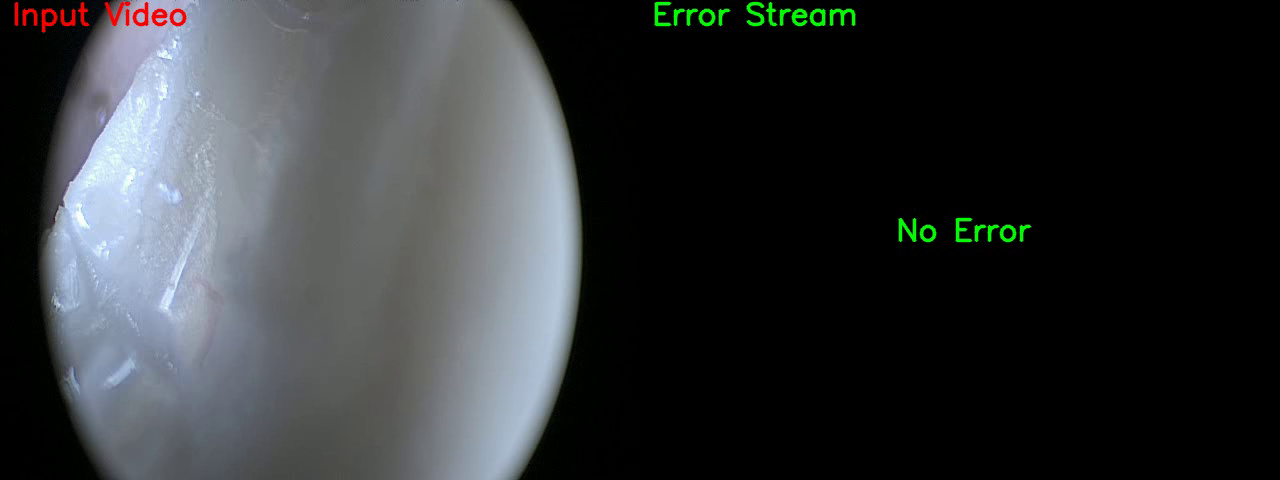
#> input picture frame 35 of Consolidated - Real Time - Arthroscope/intermediate_video.mp4, 1280 x 480 px, given in place of green flash lag.mp4, which was not available
$ python frameGrabber.py
#> lines starting #> are read from the running program, lines starting #| are printed output that depends on the picture
import cv2
import os

#Pass in a VideoCapture Object, starting time and ending time and function will return every frame
#For some reason you have to replace / with \ when passing into path
def captureFrames(video, startTime, endTime, path):

#> called with startTime = 5, endTime = 7
    fps = video.get(cv2.CAP_PROP_FPS)

    #Initialize Current Frame to 1
    currentFrame = 1

    #Check if Video Was Opened Successfully
    if not video.isOpened():
        print("Video could not be opened")

    while video.isOpened():
        #frameRead is whether the frame was successfully read
        frameRead, frame = video.read()
#> frame is the input picture: shape (480, 1280, 3); mean B, G, R 53.9, 51.9, 48.9

        #Break if Frame was Read Unsuccessfully
        if not frameRead:
            break

        #Resize from 4K into 1080p (My Monitor Only Supports 1080p)
        displayFrame = cv2.resize(frame, (960, 540))
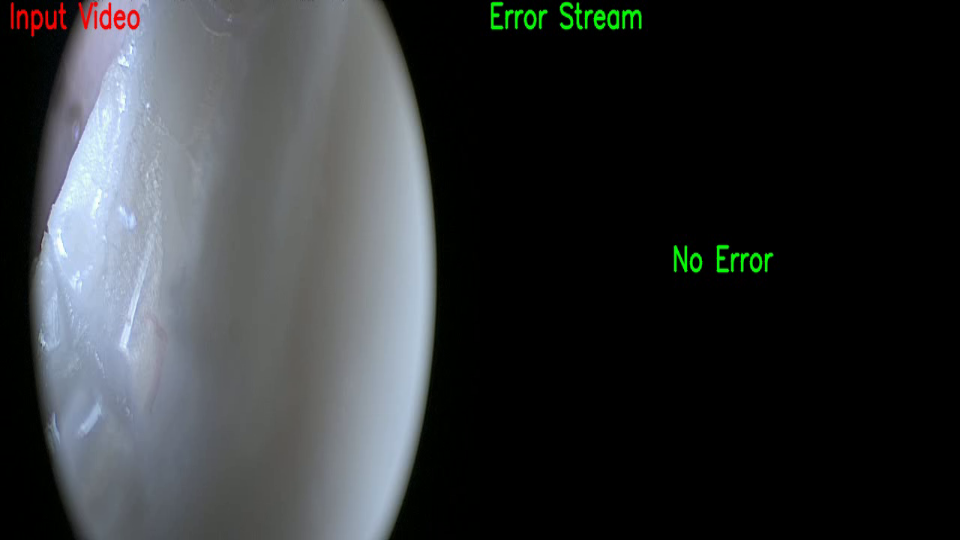
#> displayFrame: shape (540, 960, 3); mean B, G, R 53.8, 51.9, 48.8

        #Show the Individual Frame
        cv2.imshow('Surgery Video', displayFrame)

        #Save Frames of Green
        startFrame = round(fps * startTime)
        endFrame = round(fps * endTime)
        if currentFrame > startFrame and currentFrame < endFrame:
            filePathAndOutputName = os.path.join(path, f'frame{currentFrame}.jpg')
            cv2.imwrite(filePathAndOutputName, frame)
            print('Frame saved! Frame: ', currentFrame)

        #Press q to break
        if cv2.waitKey(25) & 0xFF == ord('q'): # Press 'q' to exit
#> (key q is pressed here)
            break

        currentFrame = currentFrame + 1

    video.release()
    #Close all open windows
    cv2.destroyAllWindows()

#Main Function with Test
if __name__=="__main__":
    video = cv2.VideoCapture('green flash lag.mp4')
    startTime = 5
    endTime = 7
    path = 'C:/Users/zionc/Documents/Arthrex/green flash lag pictures'

    captureFrames(video, startTime, endTime, path)

$ run again, starting later in the video
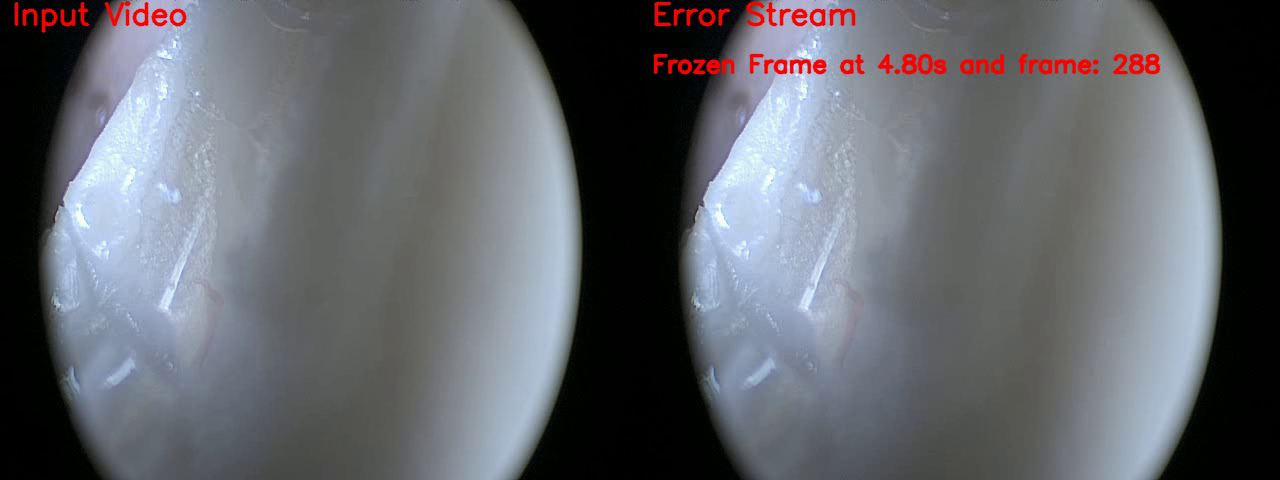
#> input picture frame 286 of Consolidated - Real Time - Arthroscope/intermediate_video.mp4, 1280 x 480 px, given in place of green flash lag.mp4, which was not available
#> in captureFrames, frame is the input picture: shape (480, 1280, 3); mean B, G, R 106.9, 101.2, 98.6
#> in captureFrames, `displayFrame = cv2.resize(frame, (960, 540))`:
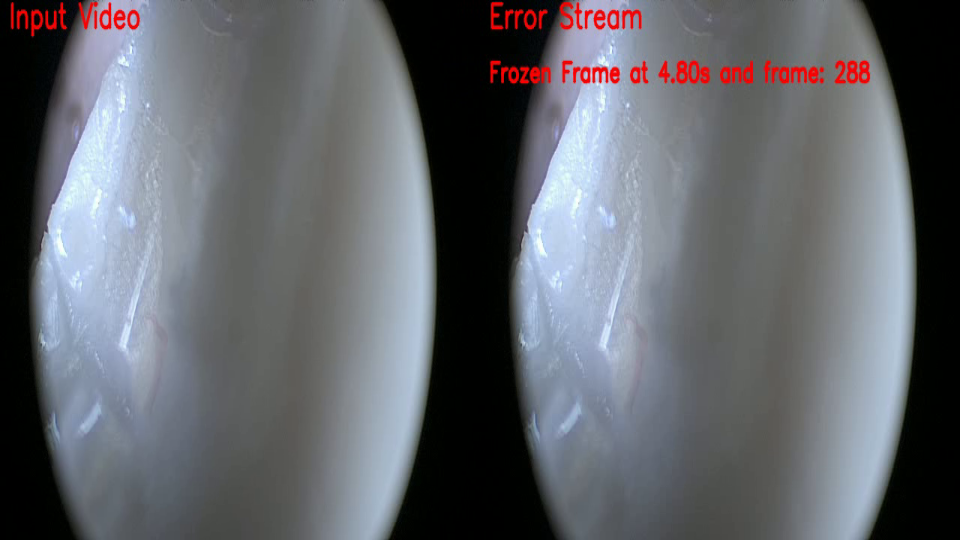
#> displayFrame: shape (540, 960, 3); mean B, G, R 106.8, 101.1, 98.5
